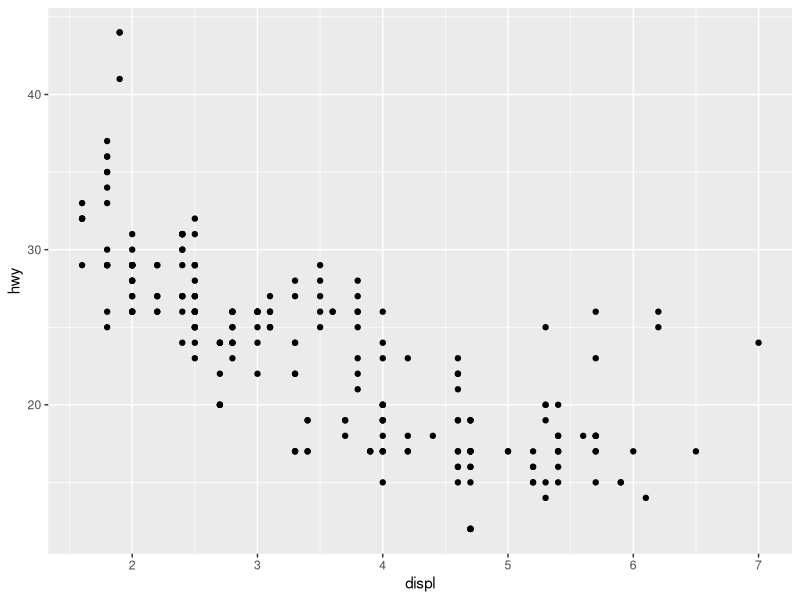
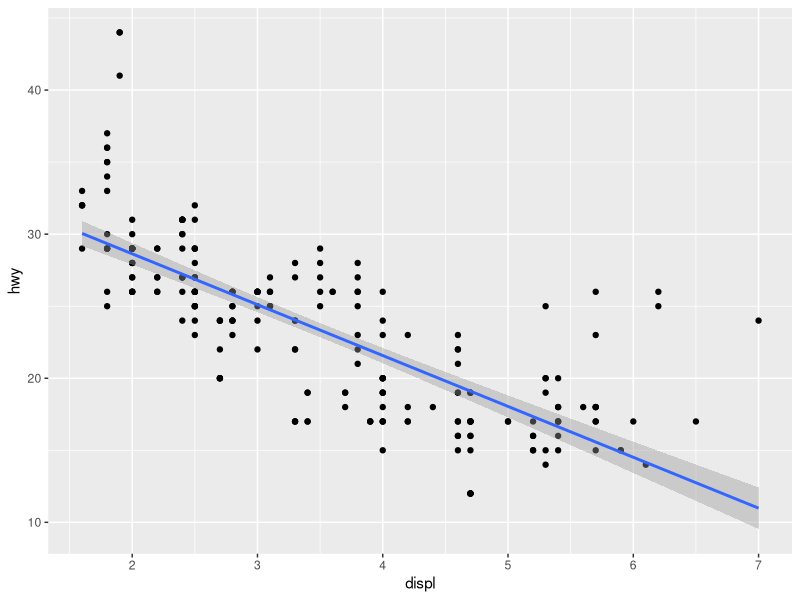
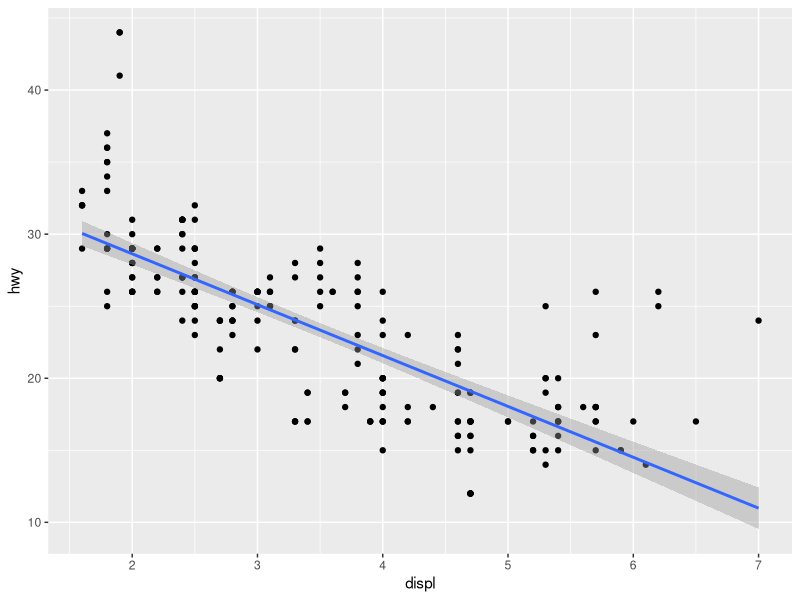
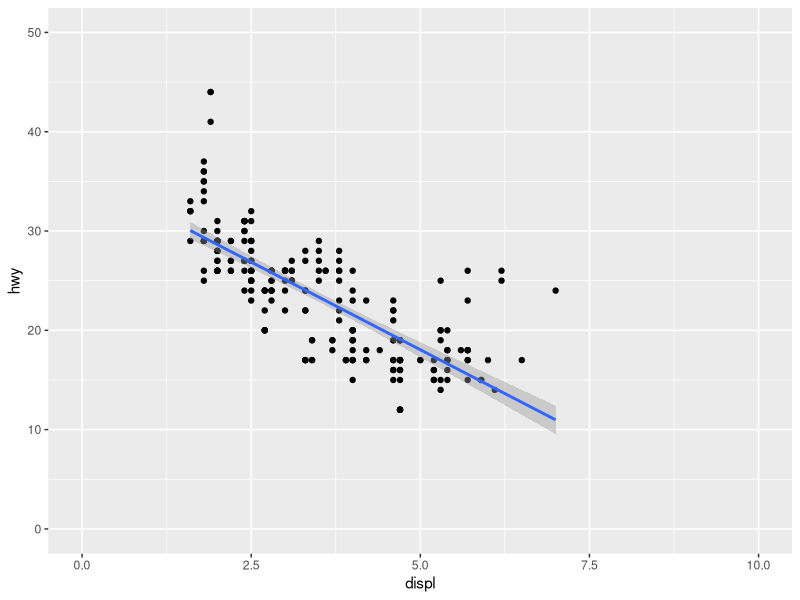
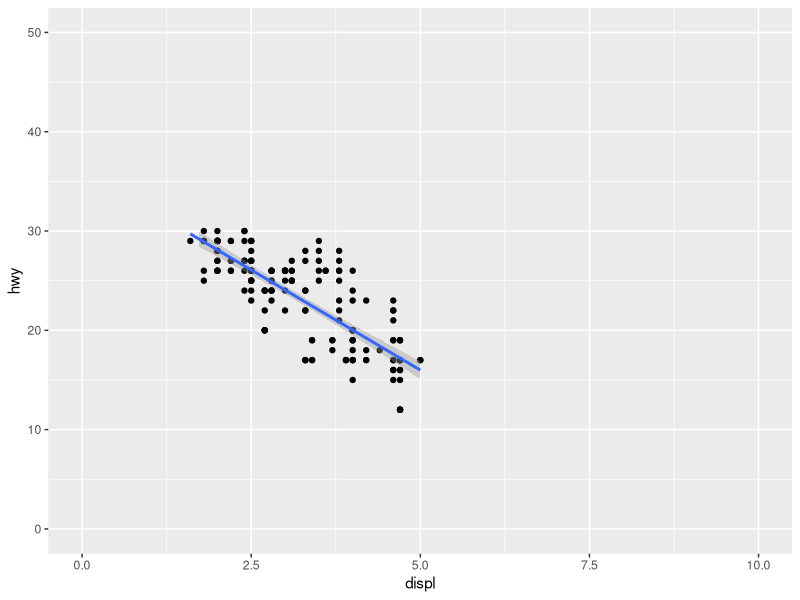
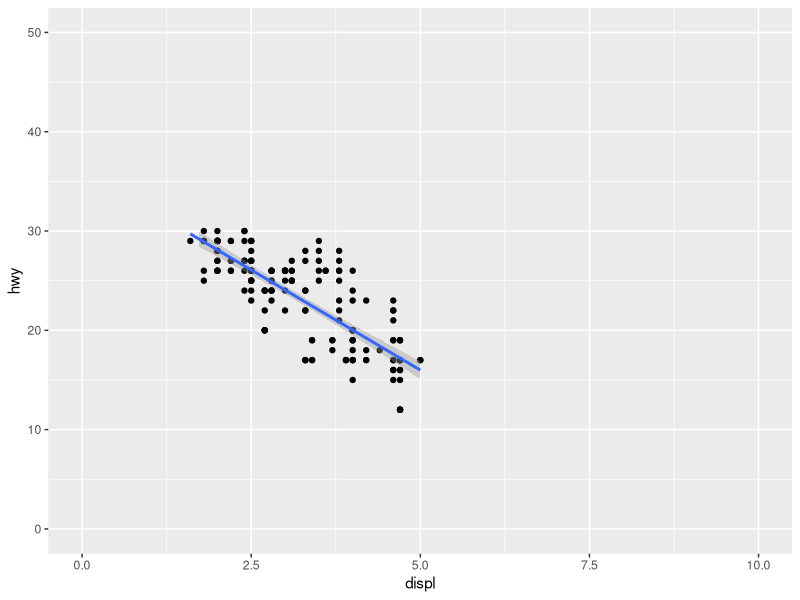
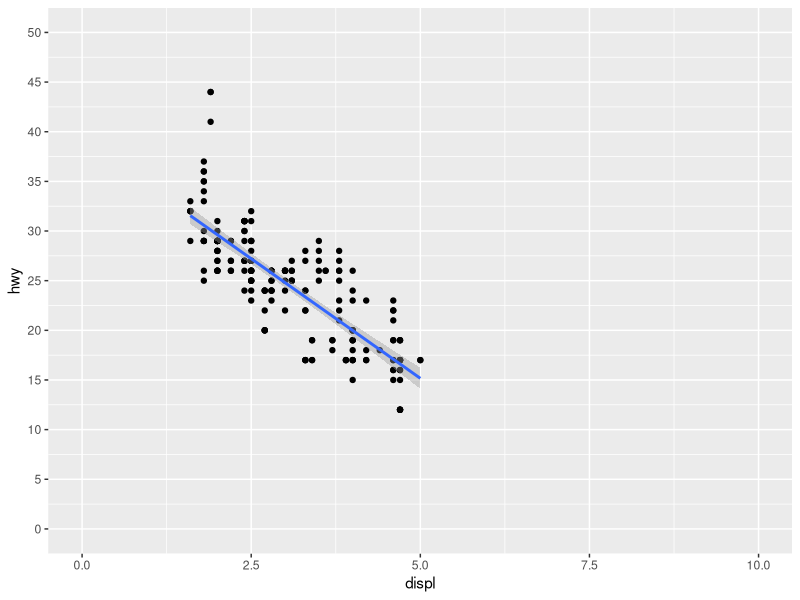
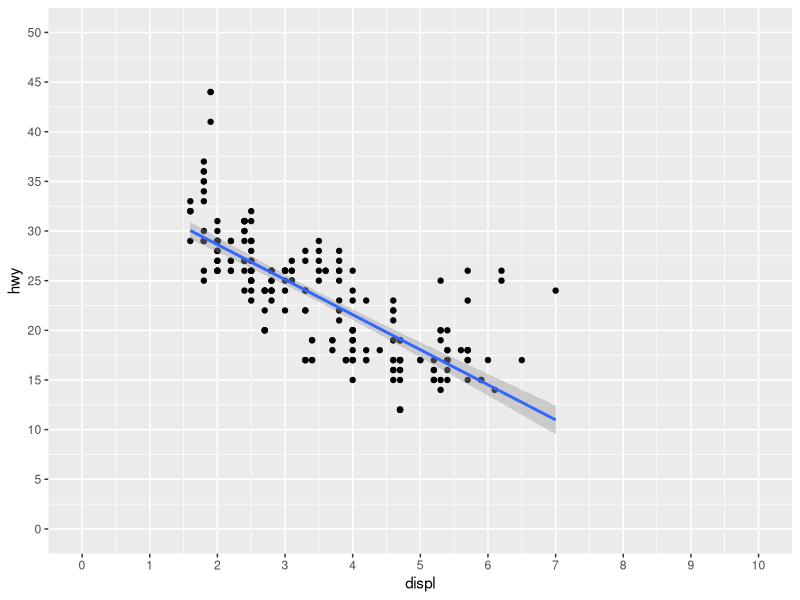

Write the R code that produced these figures, in order.

#░██████╗███████╗░██████╗░██████╗██╗░█████╗░███╗░░██╗  ██████╗░
#██╔════╝██╔════╝██╔════╝██╔════╝██║██╔══██╗████╗░██║  ╚════██╗
#╚█████╗░█████╗░░╚█████╗░╚█████╗░██║██║░░██║██╔██╗██║  ░█████╔╝
#░╚═══██╗██╔══╝░░░╚═══██╗░╚═══██╗██║██║░░██║██║╚████║  ░╚═══██╗
#██████╔╝███████╗██████╔╝██████╔╝██║╚█████╔╝██║░╚███║  ██████╔╝
#╚═════╝░╚══════╝╚═════╝░╚═════╝░╚═╝░╚════╝░╚═╝░░╚══╝  ╚═════╝░

library(ggplot2)

g <- ggplot(mpg, aes(displ, hwy)) + geom_point()
g #saves this plot in variable g
g1 <- g + geom_smooth(method = "lm")
g1 #adds a linear regression line

# Examples of common geom_smooth methods:
# - "auto"  : default (loess for small n, gam for large n if mgcv present)
# - "loess" : local regression (span tunable: lesser the span, more flexible or wigglier the fit)
# - "lm"    : linear model (can pass formula for polynomials)
#Advanced (not required)
# - "glm"   : generalized linear model (pass family via method.args)
# - "gam"   : generalized additive model (needs mgcv::gam)
# - "rlm"   : robust linear model (MASS::rlm)

p1 <- ggplot(mpg, aes(displ, hwy)) + geom_point() + geom_smooth(method = "lm")
p1
p1 <- p1 + coord_cartesian(xlim = c(0, 10), ylim = c(0, 50))
p1
p1 <-  p1 + xlim(0, 5) + ylim(0, 30)
p1

# both of these (coord_cartesian & xlim/ylim) achieve similar effects of zooming in
# but xlim/ylim removes data outside the limits, and recomputes the regression line
# whereas coord_cartesian keeps all data and just changes the visible area

p1 <- p1 + coord_cartesian(xlim = c(0, 10), ylim = c(0, 50)) #just zooms in
p1
p1 <- p1 + scale_y_continuous(breaks = seq(0, 50, by = 5)) #sets the y-axis breaks
p1
p1 <- p1 + scale_x_continuous(breaks = seq(0, 10, by = 1)) #sets the x-axis breaks
p1
p1 <- p1 + scale_x_continuous(breaks = c(2, 3, 4, 6))  #sets the x-axis breaks manually
p1

# Data Import Export

# Data importing and exporting in various formats including csv, excel, text, etc formats
# Data cleaning and filtering using tidyverse

# import and export xls, xlsx data
# Install packages (only need to run this once); else through R-Studio
install.packages("readxl") # for reading xlsx files
install.packages("writexl") # for writing xlsx files
install.packages("readr")   # for reading csv files

# Load packages (run this at the beginning of each session or script); check-box in R-Studio
library(readxl)
library(writexl)
library(readr)

# Read the Excel file as DF, and save a DF as xls
newDF <- read_excel("RPRG/data/mpg_data.xlsx", sheet = "Sheet1")
write_xlsx(newDF, "RPRG/data/new_file.xlsx")

# import and export csv data
newData <- read.csv("data123.csv", na = c("N/A", ""))
write.csv(mpg, file = "output_file.csv", row.names = FALSE)

# install.packages("tidyverse")
# library(tidyverse)
read_csv("data123.csv", col_names = c("student_id", "full_name", "favourite_food", "meal_plan", "age"), skip = 1, show_col_types = FALSE)

write_csv(mpg, file = "output_file_2.csv")